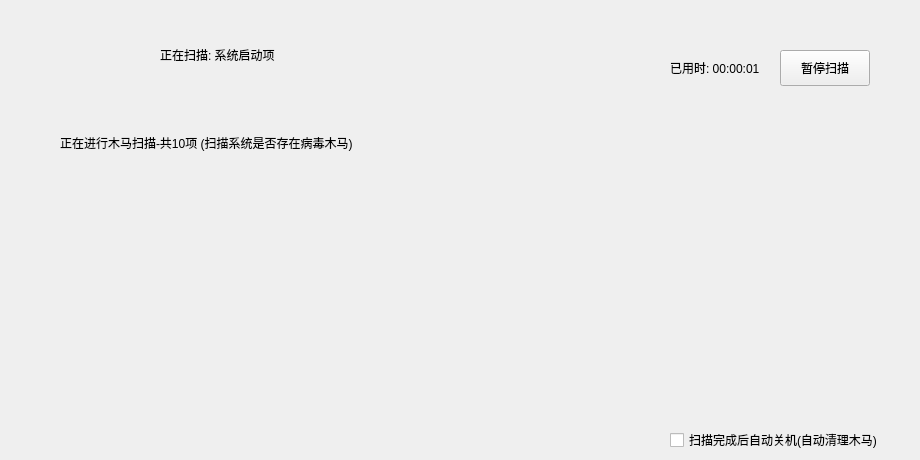
<?xml version="1.0" encoding="UTF-8"?>
<ui version="4.0">
 <class>Horse2Widget</class>
 <widget class="QWidget" name="Horse2Widget">
  <property name="geometry">
   <rect>
    <x>0</x>
    <y>0</y>
    <width>920</width>
    <height>460</height>
   </rect>
  </property>
  <property name="windowTitle">
   <string>Form</string>
  </property>
  <widget class="QWidget" name="background" native="true">
   <property name="geometry">
    <rect>
     <x>0</x>
     <y>0</y>
     <width>920</width>
     <height>460</height>
    </rect>
   </property>
  </widget>
  <widget class="QWidget" name="main" native="true">
   <property name="geometry">
    <rect>
     <x>0</x>
     <y>0</y>
     <width>920</width>
     <height>460</height>
    </rect>
   </property>
   <widget class="QWidget" name="top" native="true">
    <property name="geometry">
     <rect>
      <x>0</x>
      <y>0</y>
      <width>920</width>
      <height>130</height>
     </rect>
    </property>
    <widget class="WaveBallWidget" name="waveBall" native="true">
     <property name="geometry">
      <rect>
       <x>40</x>
       <y>20</y>
       <width>90</width>
       <height>90</height>
      </rect>
     </property>
    </widget>
    <widget class="ProgressBarWidget" name="progreBar" native="true">
     <property name="geometry">
      <rect>
       <x>0</x>
       <y>126</y>
       <width>920</width>
       <height>4</height>
      </rect>
     </property>
    </widget>
    <widget class="QLabel" name="title">
     <property name="geometry">
      <rect>
       <x>160</x>
       <y>40</y>
       <width>401</width>
       <height>30</height>
      </rect>
     </property>
     <property name="text">
      <string>正在扫描: 系统启动项</string>
     </property>
    </widget>
    <widget class="QLabel" name="subtitle">
     <property name="geometry">
      <rect>
       <x>160</x>
       <y>80</y>
       <width>381</width>
       <height>16</height>
      </rect>
     </property>
     <property name="text">
      <string/>
     </property>
    </widget>
    <widget class="QPushButton" name="pushButton">
     <property name="geometry">
      <rect>
       <x>780</x>
       <y>50</y>
       <width>90</width>
       <height>36</height>
      </rect>
     </property>
     <property name="text">
      <string>暂停扫描</string>
     </property>
    </widget>
    <widget class="QLabel" name="timer">
     <property name="geometry">
      <rect>
       <x>670</x>
       <y>60</y>
       <width>111</width>
       <height>16</height>
      </rect>
     </property>
     <property name="text">
      <string>已用时: 00:00:01</string>
     </property>
    </widget>
   </widget>
   <widget class="QWidget" name="bottom" native="true">
    <property name="geometry">
     <rect>
      <x>0</x>
      <y>130</y>
      <width>920</width>
      <height>331</height>
     </rect>
    </property>
    <widget class="QWidget" name="widget" native="true">
     <property name="geometry">
      <rect>
       <x>0</x>
       <y>0</y>
       <width>920</width>
       <height>30</height>
      </rect>
     </property>
     <widget class="QLabel" name="label_2">
      <property name="geometry">
       <rect>
        <x>60</x>
        <y>5</y>
        <width>381</width>
        <height>16</height>
       </rect>
      </property>
      <property name="text">
       <string>正在进行木马扫描-共10项 (扫描系统是否存在病毒木马)</string>
      </property>
     </widget>
    </widget>
    <widget class="QCheckBox" name="checkBox">
     <property name="geometry">
      <rect>
       <x>670</x>
       <y>300</y>
       <width>241</width>
       <height>20</height>
      </rect>
     </property>
     <property name="text">
      <string>扫描完成后自动关机(自动清理木马)</string>
     </property>
    </widget>
    <widget class="ScanWidget" name="scan_1" native="true">
     <property name="geometry">
      <rect>
       <x>100</x>
       <y>30</y>
       <width>120</width>
       <height>130</height>
      </rect>
     </property>
    </widget>
    <widget class="ScanWidget" name="scan_2" native="true">
     <property name="geometry">
      <rect>
       <x>220</x>
       <y>30</y>
       <width>120</width>
       <height>130</height>
      </rect>
     </property>
    </widget>
    <widget class="ScanWidget" name="scan_3" native="true">
     <property name="geometry">
      <rect>
       <x>340</x>
       <y>30</y>
       <width>120</width>
       <height>130</height>
      </rect>
     </property>
    </widget>
    <widget class="ScanWidget" name="scan_4" native="true">
     <property name="geometry">
      <rect>
       <x>460</x>
       <y>30</y>
       <width>120</width>
       <height>130</height>
      </rect>
     </property>
    </widget>
    <widget class="ScanWidget" name="scan_5" native="true">
     <property name="geometry">
      <rect>
       <x>580</x>
       <y>30</y>
       <width>120</width>
       <height>130</height>
      </rect>
     </property>
    </widget>
    <widget class="ScanWidget" name="scan_6" native="true">
     <property name="geometry">
      <rect>
       <x>700</x>
       <y>30</y>
       <width>120</width>
       <height>130</height>
      </rect>
     </property>
    </widget>
    <widget class="ScanWidget" name="scan_7" native="true">
     <property name="geometry">
      <rect>
       <x>100</x>
       <y>160</y>
       <width>120</width>
       <height>130</height>
      </rect>
     </property>
    </widget>
    <widget class="ScanWidget" name="scan_8" native="true">
     <property name="geometry">
      <rect>
       <x>220</x>
       <y>160</y>
       <width>120</width>
       <height>130</height>
      </rect>
     </property>
    </widget>
    <widget class="ScanWidget" name="scan_9" native="true">
     <property name="geometry">
      <rect>
       <x>340</x>
       <y>160</y>
       <width>120</width>
       <height>130</height>
      </rect>
     </property>
    </widget>
    <widget class="ScanWidget" name="scan_10" native="true">
     <property name="geometry">
      <rect>
       <x>460</x>
       <y>160</y>
       <width>120</width>
       <height>130</height>
      </rect>
     </property>
    </widget>
   </widget>
  </widget>
 </widget>
 <customwidgets>
  <customwidget>
   <class>WaveBallWidget</class>
   <extends>QWidget</extends>
   <header location="global">customviews/waveballwidget.h</header>
   <container>1</container>
  </customwidget>
  <customwidget>
   <class>ProgressBarWidget</class>
   <extends>QWidget</extends>
   <header location="global">customviews/progressbarwidget.h</header>
   <container>1</container>
  </customwidget>
  <customwidget>
   <class>ScanWidget</class>
   <extends>QWidget</extends>
   <header location="global">customviews/scanwidget.h</header>
   <container>1</container>
  </customwidget>
 </customwidgets>
 <resources/>
 <connections/>
</ui>
